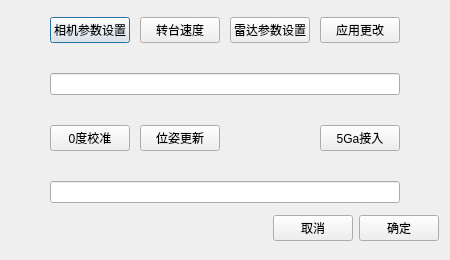
<?xml version="1.0" encoding="UTF-8"?>
<ui version="4.0">
 <class>DeviceControlClass</class>
 <widget class="QDialog" name="DeviceControlClass">
  <property name="geometry">
   <rect>
    <x>0</x>
    <y>0</y>
    <width>450</width>
    <height>260</height>
   </rect>
  </property>
  <property name="windowTitle">
   <string>DeviceControl</string>
  </property>
  <layout class="QGridLayout" name="gridLayout_2" rowstretch="5,1" rowminimumheight="1,0">
   <item row="0" column="0">
    <layout class="QHBoxLayout" name="horizontalLayout_2" stretch="1,6,1">
     <item>
      <spacer name="horizontalSpacer">
       <property name="orientation">
        <enum>Qt::Horizontal</enum>
       </property>
       <property name="sizeHint" stdset="0">
        <size>
         <width>40</width>
         <height>20</height>
        </size>
       </property>
      </spacer>
     </item>
     <item>
      <layout class="QGridLayout" name="gridLayout">
       <property name="horizontalSpacing">
        <number>10</number>
       </property>
       <property name="verticalSpacing">
        <number>30</number>
       </property>
       <item row="0" column="0">
        <widget class="QPushButton" name="pushButton">
         <property name="text">
          <string>相机参数设置</string>
         </property>
        </widget>
       </item>
       <item row="0" column="1">
        <widget class="QPushButton" name="pushButton_2">
         <property name="text">
          <string>转台速度</string>
         </property>
        </widget>
       </item>
       <item row="0" column="2">
        <widget class="QPushButton" name="pushButton_3">
         <property name="text">
          <string>雷达参数设置</string>
         </property>
        </widget>
       </item>
       <item row="0" column="3">
        <widget class="QPushButton" name="pushButton_4">
         <property name="text">
          <string>应用更改</string>
         </property>
        </widget>
       </item>
       <item row="2" column="0">
        <widget class="QPushButton" name="pushButton_6">
         <property name="text">
          <string>0度校准</string>
         </property>
        </widget>
       </item>
       <item row="2" column="1">
        <widget class="QPushButton" name="pushButton_7">
         <property name="text">
          <string>位姿更新</string>
         </property>
        </widget>
       </item>
       <item row="2" column="3">
        <widget class="QPushButton" name="pushButton_5">
         <property name="text">
          <string>5Ga接入</string>
         </property>
        </widget>
       </item>
       <item row="1" column="0" colspan="4">
        <widget class="QLineEdit" name="lineEdit"/>
       </item>
       <item row="3" column="0" colspan="4">
        <widget class="QLineEdit" name="lineEdit_2"/>
       </item>
      </layout>
     </item>
     <item>
      <spacer name="horizontalSpacer_2">
       <property name="orientation">
        <enum>Qt::Horizontal</enum>
       </property>
       <property name="sizeHint" stdset="0">
        <size>
         <width>40</width>
         <height>20</height>
        </size>
       </property>
      </spacer>
     </item>
    </layout>
   </item>
   <item row="1" column="0">
    <layout class="QHBoxLayout" name="horizontalLayout">
     <item>
      <spacer name="horizontalSpacer_3">
       <property name="orientation">
        <enum>Qt::Horizontal</enum>
       </property>
       <property name="sizeHint" stdset="0">
        <size>
         <width>40</width>
         <height>20</height>
        </size>
       </property>
      </spacer>
     </item>
     <item>
      <widget class="QPushButton" name="pushButton_9">
       <property name="text">
        <string>取消</string>
       </property>
      </widget>
     </item>
     <item>
      <widget class="QPushButton" name="pushButton_8">
       <property name="text">
        <string>确定</string>
       </property>
      </widget>
     </item>
    </layout>
   </item>
  </layout>
 </widget>
 <layoutdefault spacing="6" margin="11"/>
 <resources/>
 <connections/>
</ui>
